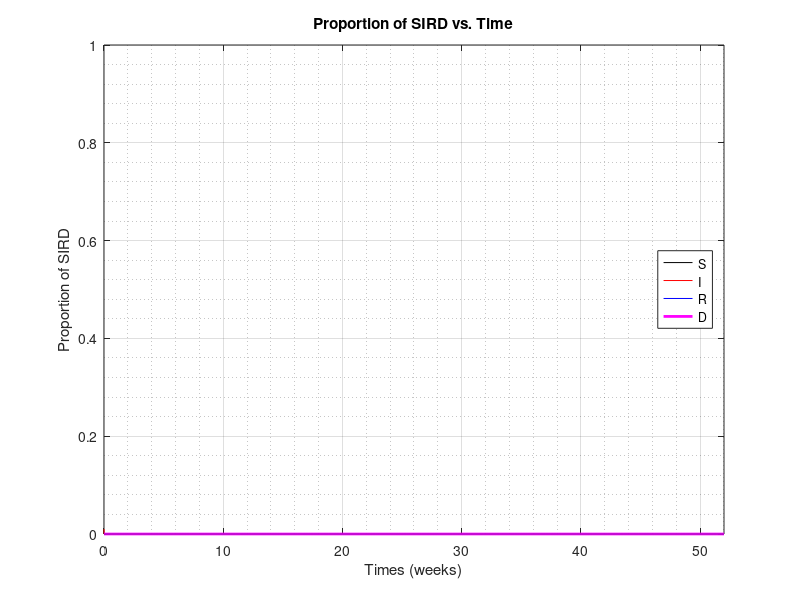

Write the MATLAB code that produced this figure.

%% Set Parameters
I0 = .01; % Initial proportion of infected.

% a_mean = 0.5; % Infection Rate in weak^-1  ( )
% b_mean = 0.1; % Recovery Coeficient in weak^-1    ( )
% c_mean = 0.01; % Death Coeficient in weak^-1      ( )

year = 1;
tmax = 52*year; % Number of weeks
dt = 0.01; % Size of time step in weeks

plotchoice = 5; 
% 1=S | 2=I | 3=R | 4=D | 5=SIRD

%% Initialize Vectors
t = 0:dt:tmax; % Time vector
Nt = length(t); % Number of time steps
S = zeros(1,Nt); % Suspectable vector
I = zeros(1,Nt); % Infection vector
R = zeros(1,Nt); % Recovered vector
D = zeros(1,Nt); % Death vector

I(1) = I0; % Set initial infection value

%% Calculations
for it = 1:Nt-1
%     a = infection_rate(a_list);
%     b = recovery_rate()
%     c = death_rate(mean(c_list))
%     
%     S(it) = 1 - I(it) - R(it) - D(it); 
%     
%     dI = a*I(it)*S(it) - b*I(it) - c*I(it);
%     I(it+1) = I(it) + dI*dt;
%     
%     dR = b*I(it);
%     R(it+1) = R(it) + dR*dt;
%     
%     dD = c*I(it);
%     D(it+1) = D(it) + dD*dt;
end
S(Nt) = S(Nt-1);

%% Plots
switch plotchoice
    case 1
        plot(t,S,'-k','LineWidth',2)
        axis([0 tmax 0 max(S)])
        grid on
        grid minor
        xlabel('Times (weeks)')
        ylabel('Proportion suspectable')
        title('Proportion of suspectable vs. Time')

    case 2
        plot(t,I,'-r','LineWidth',2)
        axis([0 tmax 0 max(I)])
        grid on
        grid minor
        xlabel('Times (weeks)')
        ylabel('Proportion infected')
        title('Proportion of infections vs. Time')
        
    case 3
        plot(t,R,'-b','LineWidth',2)
        axis([0 tmax 0 max(R)])
        grid on
        grid minor
        xlabel('Times (weeks)')
        ylabel('Proportion recovered')
        title('Proportion of recovered vs. Time')
        
    case 4
        plot(t,D,'-m','LineWidth',2)
        axis([0 tmax 0 max(D)])
        grid on
        grid minor
        xlabel('Times (weeks)')
        ylabel('Proportion of death')
        title('Proportion of death vs. Time')
        
    case 5
        plot(t,S,'-k',...
             t,I,'-r',...
             t,R,'-b',...
             t,D,'-m','LineWidth',2)
        axis([0 tmax 0 1])
        grid on
        grid minor
        xlabel('Times (weeks)')
        ylabel('Proportion of SIRD')
        title('Proportion of SIRD vs. Time')
        legend('S','I','R','D',...
               'Location','East')
end